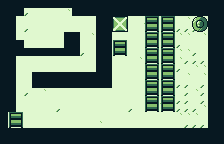

Below is a game level as drawn by its tile map, then a one-line description and the .tmx file that defines it, in full:
An orthogonal 28x18 tile map with 8x8 px tiles, 2 tile layers (bg, walls1), 1 hidden layer not drawn, 6 tilesets.

<map version="1.9" tiledversion="1.9.2" orientation="orthogonal" renderorder="right-down" width="28" height="18" tilewidth="8" tileheight="8" infinite="0" nextlayerid="8" nextobjectid="1">
 <editorsettings>
  <export target="level 4-2..tmx" format="tmx" />
 </editorsettings>
 <tileset firstgid="1" name="background_tiles" tilewidth="8" tileheight="8" tilecount="12" columns="3">
  <image source="../piskel/background_tiles.png" width="24" height="32" />
 </tileset>
 <tileset firstgid="13" name="Floor_small" tilewidth="8" tileheight="8" tilecount="6" columns="3">
  <image source="Floor_small.png" width="24" height="16" />
 </tileset>
 <tileset firstgid="19" name="finish_point" tilewidth="16" tileheight="16" tilecount="4" columns="2">
  <image source="finish_point.png" width="32" height="32" />
 </tileset>
 <tileset firstgid="23" name="Rack 16bit.png" tilewidth="16" tileheight="16" tilecount="36" columns="6">
  <image source="Rack 16bit.png.png" width="104" height="104" />
 </tileset>
 <tileset firstgid="59" name="przelewowy" tilewidth="16" tileheight="16" tilecount="1" columns="1">
  <image source="../assets/sprites/przelewowy.png" width="16" height="16" />
 </tileset>
 <tileset firstgid="60" name="changing_button" tilewidth="16" tileheight="16" tilecount="1" columns="1">
  <image source="../piskel/changing_button.png" width="16" height="16" />
 </tileset>
 <layer id="1" name="bg" width="28" height="18">
  <data encoding="csv">
16,16,16,16,16,16,16,16,16,16,16,16,16,16,16,16,16,16,16,16,16,16,15,15,14,16,15,14,
16,16,16,14,16,16,16,16,15,16,16,16,16,16,16,16,16,16,16,16,16,16,16,16,15,16,15,16,
16,16,16,16,16,16,16,16,16,16,16,16,16,16,16,16,16,16,14,16,16,16,16,15,16,14,16,16,
16,16,16,14,16,16,16,16,16,16,16,16,16,16,16,16,16,16,16,16,16,16,14,14,14,14,16,14,
16,16,16,16,16,16,16,16,16,16,16,15,16,16,16,16,16,16,16,14,16,16,15,15,16,15,14,15,
16,16,16,16,16,16,16,16,16,16,16,16,16,16,16,16,16,16,16,16,16,16,14,16,16,16,16,14,
16,16,16,16,16,16,16,16,16,16,14,16,16,16,16,16,16,16,16,16,16,16,15,15,14,16,15,14,
16,16,16,16,16,16,16,16,16,16,16,16,16,16,16,16,16,15,16,16,16,16,15,14,14,14,14,15,
16,16,16,16,16,16,16,16,16,16,16,16,16,16,16,16,16,16,16,16,16,16,14,16,15,15,15,15,
16,16,16,16,16,16,16,16,16,16,16,15,16,16,16,16,16,16,16,16,16,16,16,15,16,15,15,15,
16,16,16,16,16,16,16,16,16,16,16,16,16,16,16,16,16,16,16,16,16,16,14,14,16,14,14,16,
16,16,16,14,16,15,16,16,16,16,16,16,16,16,16,16,16,16,16,16,16,16,16,14,15,14,15,16,
16,16,16,16,16,16,16,16,16,16,16,16,16,16,16,16,16,16,16,16,14,16,14,14,16,14,16,14,
16,16,16,16,16,16,16,14,16,16,16,16,16,16,16,16,14,16,16,16,16,16,14,14,14,15,16,15,
16,16,16,16,16,16,16,16,16,16,16,16,16,16,16,16,16,16,16,16,16,16,15,15,15,16,15,14,
16,16,16,16,16,16,16,16,16,16,16,16,15,16,16,16,16,16,16,16,16,16,16,14,14,14,16,15,
16,16,16,16,16,16,16,16,16,16,16,16,16,16,16,16,16,16,16,16,16,16,14,15,14,14,16,16,
16,16,16,16,16,16,16,16,16,16,16,16,16,16,16,16,16,16,16,16,16,16,16,14,14,14,14,16
</data>
 </layer>
 <layer id="5" name="walls1" width="28" height="18">
  <data encoding="csv">
1,1,1,1,1,1,1,1,1,1,1,1,1,1,1,1,1,1,1,1,1,1,1,1,1,1,1,1,
1,1,1,0,0,0,0,0,0,1,1,1,1,1,1,1,1,1,1,1,1,1,1,1,1,1,1,1,
1,1,0,0,0,0,0,0,0,0,0,0,1,1,0,0,0,0,0,0,0,0,0,0,0,0,1,1,
1,1,0,0,0,0,0,0,0,0,0,0,1,1,22,0,0,0,23,0,23,0,0,0,60,0,1,1,
1,1,0,0,0,0,0,0,1,1,0,0,1,1,0,0,0,0,0,0,0,0,0,0,0,0,1,1,
1,1,1,0,0,0,0,0,1,1,0,0,1,1,0,0,0,0,23,0,23,0,0,0,0,0,1,1,
1,1,1,1,1,1,1,1,1,1,0,0,1,1,23,0,0,0,0,0,0,0,0,0,0,0,1,1,
1,1,0,0,0,0,0,0,0,0,0,0,1,1,0,0,0,0,23,0,23,0,0,0,0,0,1,1,
1,1,0,0,0,0,0,0,0,0,0,0,1,1,0,0,0,0,0,0,0,0,0,0,0,0,1,1,
1,1,0,0,1,1,1,1,1,1,1,1,1,1,0,0,0,0,23,0,23,0,0,0,0,0,1,1,
1,1,0,0,1,1,1,1,1,1,1,1,1,1,0,0,0,0,0,0,0,0,0,0,0,0,1,1,
1,1,0,0,0,0,0,0,0,0,0,0,0,0,0,0,0,0,23,0,23,0,0,0,0,0,1,1,
1,1,0,0,0,0,0,0,0,0,0,0,0,0,0,0,0,0,0,0,0,0,0,0,0,0,1,1,
1,1,0,0,0,0,0,0,0,0,0,0,0,0,0,0,0,0,23,0,23,0,0,0,0,0,1,1,
1,0,0,0,0,0,0,0,0,0,0,0,0,0,0,0,0,0,0,0,0,0,0,0,0,0,1,1,
1,23,0,0,0,0,0,0,0,0,0,0,0,0,0,0,0,0,0,0,0,0,0,0,0,0,1,1,
1,1,1,1,1,1,1,1,1,1,1,1,1,1,1,1,1,1,1,1,1,1,1,1,1,1,1,1,
1,1,1,1,1,1,1,1,1,1,1,1,1,1,1,1,1,1,1,1,1,1,1,1,1,1,1,1
</data>
 </layer>
 <layer id="7" name="machines" width="28" height="18" visible="0">
  <data encoding="csv">
0,0,0,0,0,0,0,0,0,0,0,0,0,0,0,0,0,0,0,0,0,0,0,0,0,0,0,0,
0,0,0,0,0,0,0,0,0,0,0,0,0,0,0,0,0,0,0,0,0,0,0,0,0,0,0,0,
0,0,0,0,0,0,0,0,0,0,0,0,0,0,0,0,0,0,0,0,0,0,0,0,0,0,0,0,
0,0,0,0,0,0,0,0,0,0,0,0,0,0,0,0,0,0,0,0,0,0,0,0,0,0,0,0,
0,0,0,0,0,59,0,0,0,0,0,0,0,0,0,0,0,0,0,0,0,0,0,0,0,0,0,0,
0,0,0,0,0,0,0,0,0,0,0,0,0,0,0,0,0,0,0,0,0,0,0,0,0,0,0,0,
0,0,0,0,0,0,0,0,0,0,0,0,0,0,0,0,0,0,0,0,0,0,0,0,0,0,0,0,
0,0,0,0,0,0,0,0,0,0,0,0,0,0,0,0,0,0,0,0,0,0,0,0,0,0,0,0,
0,0,0,0,0,0,0,0,0,0,0,0,0,0,0,0,0,0,0,0,0,0,0,0,0,0,0,0,
0,0,0,0,0,0,0,0,0,0,0,0,0,0,0,0,0,0,0,0,0,0,0,0,0,0,0,0,
0,0,0,0,0,0,0,0,0,0,0,0,0,0,0,0,0,0,0,0,0,0,0,0,0,0,0,0,
0,0,0,0,0,0,0,0,0,0,0,0,0,0,0,0,0,0,0,0,0,0,0,0,0,0,0,0,
0,0,0,0,0,0,0,0,0,0,0,0,0,0,0,0,0,0,0,0,0,0,0,0,0,0,0,0,
0,0,0,0,0,0,0,0,0,0,0,0,0,0,0,0,0,0,0,0,0,0,0,0,0,0,0,0,
0,0,0,0,0,0,0,0,0,0,0,0,0,0,0,0,0,0,0,0,0,0,0,0,0,0,0,0,
0,0,0,0,0,0,0,0,0,0,0,0,0,0,0,0,0,0,0,0,0,0,0,0,0,0,0,0,
0,0,0,0,0,0,0,0,0,0,0,0,0,0,0,0,0,0,0,0,0,0,0,0,0,0,0,0,
0,0,0,0,0,0,0,0,0,0,0,0,0,0,0,0,0,0,0,0,0,0,0,0,0,0,0,0
</data>
 </layer>
</map>
